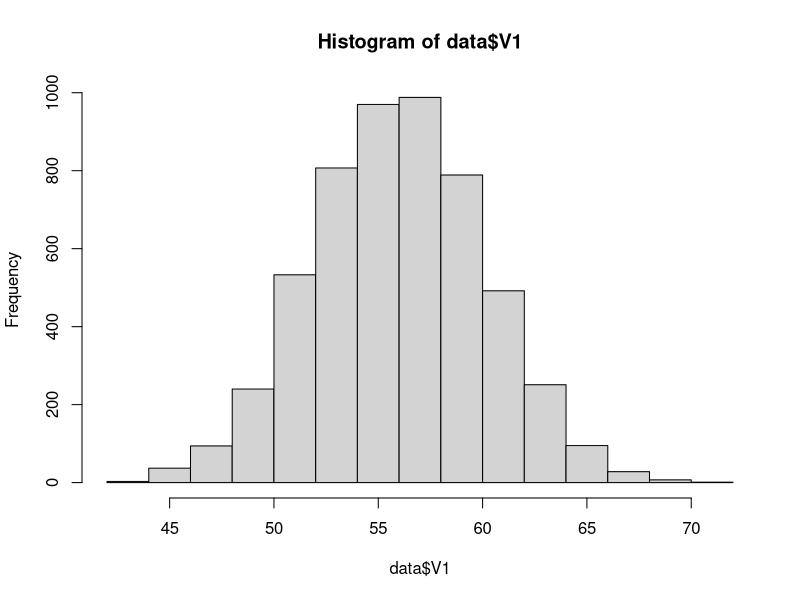

Reproduce this figure in R. (Note: this script raises an error after producing the figure.)
## ---- chunk 1
library(knitr)
opts_chunk$set(warning=F, message=F,echo=F)
## ---- chunk 2
data<-read.table("data/health.dat", header=F, sep=" ")

hist(data$V1)
library()

## ---- chunk 3
library(DiagrammeR)
library(magrittr)
grViz("
digraph boxes_and_circles {
  rankdir=LR; //
  # a 'graph' statement
  graph [overlap = true, fontsize = 10]

  # several 'node' statements
  node [shape = box,
        fontname = Helvetica]
  A1; A2; A3; A4; A5;
  B1; B2; B3; B4; B5;
  C1; C2; C3; C4; C5;

  # several 'edge' statements
  B1->B2 B2->B3 B3->B4 B4->B5
  A1->A2 A2->A3 A3->A4 A4->A5
  B1->A2 B2->A3 B3->A4 B4->A5
  A1->B2 A2->B3 A3->B4 A4->B5
  B1->C2 B2->C3 B3->C4 B4->C5
  A1->C2 A2->C3 A3->C4 A4->C5
  C1->C2 C2->C3 C3->C4 C4->C5
  C1->B2 C2->B3 C3->B4 C4->B5
  C1->A2 C2->A3 C3->A4 C4->A5

}
")
## ---- chunk 4
library(DiagrammeR)
library(magrittr)
grViz("
digraph boxes_and_circles {
  rankdir=LR; //
  # a 'graph' statement
  graph [overlap = true, fontsize = 10]

  # several 'node' statements
  node [shape = box,
        fontname = Helvetica]
  A1; A2; A3; A4; A5;

  # several 'edge' statements
  A1->A2 A2->A3 A3->A4 A4->A5
}
")
## ---- chunk 5
library(DiagrammeR)
library(magrittr)
grViz("
digraph boxes_and_circles {
  rankdir=LR; //
  # a 'graph' statement
  graph [overlap = true, fontsize = 10]

  # several 'node' statements
  node [shape = box,
        fontname = Helvetica]
  A1; A2; A3; A4; A5;

  node [shape = circle,
        fontname = Helvetica]
  I; S;

  # several 'edge' statements
  I->A1 I->A2 I->A3 I->A4 I->A5
  S->A1 S->A2 S->A3 S->A4 S->A5
  A1->A2 A2->A3 A3->A4 A4->A5
}
")
## ---- chunk 6

## ---- chunk 7
graph <-
  create_graph() %>%
  set_graph_name("DAG") %>%
  set_global_graph_attr("graph", "overlap", "true") %>%
  set_global_graph_attr("graph", "fixedsize", "true") %>%
  set_global_graph_attr("node", "color", "blue") %>%
  set_global_graph_attr("node", "fontname", "Helvetica") %>%
  add_n_nodes(11) %>%
  select_nodes_by_id(1:4) %>% 
  set_node_attr_with_selection("shape", "box") %>%
  set_node_attr_with_selection("type", "box") %>%
  clear_selection %>%
  select_nodes_by_id(5:7) %>% 
  set_node_attr_with_selection("shape", "circle") %>%
  set_node_attr_with_selection("type", "circle") %>%
  clear_selection %>%
  select_nodes_by_id(8:11) %>% 
  set_node_attr_with_selection("shape", "box") %>%
  set_node_attr_with_selection("type", "box") %>%
  clear_selection %>%
  add_edge(1, 5) %>% add_edge(2, 6) %>%
  add_edge(3, 9) %>% add_edge(4, 7) %>%
  add_edge(5, 8) %>% add_edge(5, 10) %>%
  add_edge(7, 11) %>% 
  select_edges %>%
  set_edge_attr_with_selection("color", "green") %>%
  add_edge(1, 8) %>% add_edge(3, 6) %>%
  add_edge(3, 11) %>% add_edge(3, 7) %>%
  add_edge(5, 9) %>% add_edge(6, 10) %>%
  select_edges("color", "^$") %>%
  set_edge_attr_with_selection("color", "red") %>%
  clear_selection

render_graph(graph)
